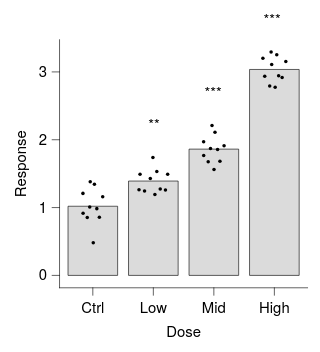

Vega-Lite specification for this chart:
### Vega-Lite specification from a JSON file in a GitHub repository (floating-point values rounded to 4 significant figures)
{"background": null, "config": {"arc": {"fill": "#DBDBDB", "fillOpacity": 1.0, "innerRadius": 25.0, "padAngle": 0.03, "stroke": "black", "strokeOpacity": 1, "strokeWidth": 0.25}, "area": {"fill": "#DBDBDB", "fillOpacity": 1.0, "stroke": "black", "strokeOpacity": 1, "strokeWidth": 0.25}, "axis": {"domain": true, "domainCap": "round", "domainColor": "black", "domainWidth": 0.25, "grid": false, "gridCap": "round", "gridColor": "#F1F1F1", "gridDash": [0, 0], "gridOpacity": 1.0, "gridWidth": 0.25, "labelColor": "black", "labelFont": "Helvetica Neue, HelveticaNeue, Helvetica, Arial, sans-serif", "labelFontSize": 6, "labelFontStyle": "normal", "labelFontWeight": 400, "offset": 0, "ticks": true, "tickCap": "round", "tickColor": "black", "tickRound": false, "tickSize": 3, "tickWidth": 0.25, "titleColor": "black", "titleFont": "Helvetica Neue, HelveticaNeue, Helvetica, Arial, sans-serif", "titleFontSize": 6, "titleFontStyle": "normal", "titleFontWeight": 400}, "axisX": {"domain": true, "labelAlign": "center", "labelAngle": 0, "labels": true, "ticks": true, "translate": 0}, "axisY": {"domain": true, "labelAlign": "right", "labelAngle": 0, "labels": true, "ticks": true, "translate": 0}, "axisRight": {"domain": true, "labelAlign": "left", "labelAngle": 0, "labels": true, "ticks": true, "translate": 0}, "axisTop": {"domain": true, "labelAlign": "center", "labelAngle": 0, "labels": true, "ticks": true, "translate": 0}, "axisBand": {"tickOffset": 0}, "bar": {"fill": "#DBDBDB", "fillOpacity": 1.0, "stroke": "black", "strokeOpacity": 1, "strokeWidth": 0.25}, "boxplot": {"size": 9.0, "ticks": {"cornerRadius": 0.25, "fill": "black", "opacity": 1, "size": 4.5, "thickness": 0.25}, "box": {"fillOpacity": 1.0, "stroke": "black", "strokeOpacity": 1, "strokeWidth": 0.25}, "median": {"cornerRadius": 0, "fill": "black", "fillOpacity": 1.0, "opacity": 1, "size": 9.0, "thickness": 0.25}, "rule": {"fill": "black", "fillOpacity": 1.0, "size": 10.0, "stroke": "black", "strokeDash": [0, 0], "strokeOpacity": 1, "strokeWidth": 0.25}, "outliers": {"color": "black", "fill": "black", "fillOpacity": 1.0, "size": 0, "stroke": "black", "strokeOpacity": 1, "strokeWidth": 0.25}}, "circle": {"fill": "black", "fillOpacity": 1.0, "size": 1.25, "stroke": null, "strokeOpacity": 1, "strokeWidth": 0.25}, "errorband": {"band": {"fillOpacity": 0.6, "stroke": null, "strokeWidth": 0.25, "strokeOpacity": 1}, "borders": {"opacity": 0, "strokeOpacity": 1, "strokeWidth": 0.25}}, "errorbar": {"opacity": 1, "rule": {"strokeDash": [0, 0], "strokeWidth": 0.25}, "ticks": {"color": "black", "cornerRadius": 0.125, "opacity": 1, "size": 6.0, "thickness": 0.25}, "thickness": 0.25}, "font": "Helvetica Neue, HelveticaNeue, Helvetica, Arial, sans-serif", "geoshape": {"fill": "#DBDBDB", "fillOpacity": 1.0, "stroke": "black", "strokeOpacity": 1, "strokeWidth": 0.25}, "header": {"labelColor": "black", "labelFont": "Helvetica Neue, HelveticaNeue, Helvetica, Arial, sans-serif", "labelFontSize": 6, "labelFontStyle": "normal", "labelFontWeight": 400, "titleColor": "black", "titleFont": "Helvetica Neue, HelveticaNeue, Helvetica, Arial, sans-serif", "titleFontSize": 6, "titleFontStyle": "normal", "titleFontWeight": 400, "titlePadding": 0}, "legend": {"disable": false, "offset": 4.5, "titlePadding": 4, "labelOffset": 2, "gradientLabelOffset": 2, "columnPadding": 4, "rowPadding": 2, "gradientLength": 50.0, "gradientThickness": 5.0, "gradientOpacity": 1.0, "gradientStrokeColor": "black", "gradientStrokeWidth": 0.25, "labelColor": "black", "labelFont": "Helvetica Neue, HelveticaNeue, Helvetica, Arial, sans-serif", "labelFontSize": 6, "labelFontStyle": "normal", "labelFontWeight": 400, "strokeColor": "black", "strokeWidth": 0, "symbolSize": 36, "symbolStrokeColor": "black", "symbolStrokeWidth": 0.25, "titleColor": "black", "titleFont": "Helvetica Neue, HelveticaNeue, Helvetica, Arial, sans-serif", "titleFontSize": 6, "titleFontStyle": "normal", "titleFontWeight": 400}, "line": {"color": "black", "stroke": "black", "strokeCap": "butt", "strokeDash": [0, 0], "strokeOpacity": 1, "strokeWidth": 0.5}, "point": {"filled": true, "fill": "#DBDBDB", "fillOpacity": 1.0, "size": 5.0, "stroke": "black", "strokeOpacity": 1, "strokeWidth": 0.25}, "range": {"category": ["#B2B2B2", "#4A7CD3", "#008542", "#664CAF", "#509F98", "#636363", "#284F93", "#005226", "#382864", "#285753"], "diverging": {"scheme": ["#443E60", "#5F597E", "#7C759B", "#9994B6", "#B7B4CC", "#D6D5DC", "#F6F6F6", "#D1DAD9", "#A4C2BF", "#7AA9A4", "#578E89", "#37736E", "#1B5954"]}, "heatmap": {"scheme": ["#440154", "#472270", "#433E82", "#38598C", "#2C728E", "#238A8D", "#24A086", "#39B578", "#5DC862", "#96D646", "#CAE02D", "#FDE724"]}, "ordinal": {"scheme": ["#F1F1F1", "#DBDBDB", "#C6C6C6", "#B2B2B2", "#9D9D9D", "#898989", "#767676", "#636363", "#515151", "#404040", "#2F2F2F", "#1F1F1F"]}, "ramp": {"scheme": ["#440154", "#472270", "#433E82", "#38598C", "#2C728E", "#238A8D", "#24A086", "#39B578", "#5DC862", "#96D646", "#CAE02D", "#FDE724"]}}, "rule": {"color": "black", "stroke": "black", "strokeCap": "round", "strokeDash": [2, 2], "strokeOpacity": 1, "strokeWidth": 0.25}, "scale": {"barBandPaddingInner": 0.1, "rectBandPaddingInner": 0, "tickBandPaddingInner": 0.1, "bandPaddingOuter": 0.1, "bandWithNestedOffsetPaddingInner": 0.2, "bandWithNestedOffsetPaddingOuter": 0.2, "offsetBandPaddingInner": 0, "offsetBandPaddingOuter": 0, "continuousPadding": 5.0, "round": false}, "rect": {"fill": "#DBDBDB", "fillOpacity": 1.0, "stroke": "black", "strokeOpacity": 1, "strokeWidth": 0.25}, "square": {"fill": "#DBDBDB", "fillOpacity": 1.0, "size": 10.0, "stroke": "black", "strokeOpacity": 1, "strokeWidth": 0.25}, "text": {"color": "black", "font": "Helvetica Neue, HelveticaNeue, Helvetica, Arial, sans-serif", "fontSize": 6, "fontStyle": "normal", "fontWeight": 400}, "tick": {"color": "black", "cornerRadius": 0.125, "opacity": 1.0, "size": 9.0, "thickness": 0.25}, "title": {"anchor": "middle", "frame": "group", "color": "black", "font": "Helvetica Neue, HelveticaNeue, Helvetica, Arial, sans-serif", "fontSize": 6, "fontStyle": "normal", "fontWeight": 400, "subtitleColor": "black", "subtitleFont": "Helvetica Neue, HelveticaNeue, Helvetica, Arial, sans-serif", "subtitleFontSize": 6, "subtitleFontStyle": "normal", "subtitleFontWeight": 400}, "trail": {"color": "black", "opacity": 1, "size": 0.5}, "view": {"continuousWidth": 100, "continuousHeight": 100, "discreteWidth": 100, "discreteHeight": 100, "fill": null, "stroke": null, "strokeWidth": 0.25}}, "layer": [{"mark": {"type": "bar", "size": 20.0}, "encoding": {"x": {"field": "dose", "sort": ["Ctrl", "Low", "Mid", "High"], "title": "Dose", "type": "nominal"}, "y": {"aggregate": "mean", "field": "response", "title": "Response", "type": "quantitative", "scale": {"nice": false}}}}, {"mark": {"type": "circle", "size": 2}, "encoding": {"x": {"field": "dose", "sort": ["Ctrl", "Low", "Mid", "High"], "title": "Dose", "type": "nominal"}, "xOffset": {"field": "quasirandom_x", "scale": {"domain": [-6.84, 6.84]}, "type": "quantitative"}, "y": {"field": "response", "type": "quantitative", "scale": {"nice": false}}}}, {"layer": [{"data": {"values": [{"y": 1.739, "label": "**", "__dysonsphere__": 1}]}, "mark": {"type": "text", "align": "center", "baseline": "bottom", "dy": -10.0, "fontSize": 6}, "encoding": {"text": {"field": "label", "type": "nominal"}, "x": {"value": 38.1}, "y": {"field": "y", "type": "quantitative", "scale": {"nice": false}}}}, {"data": {"values": [{"y": 2.211, "label": "***", "__dysonsphere__": 1}]}, "mark": {"type": "text", "align": "center", "baseline": "bottom", "dy": -10.0, "fontSize": 6}, "encoding": {"text": {"field": "label", "type": "nominal"}, "x": {"value": 61.9}, "y": {"field": "y", "type": "quantitative", "scale": {"nice": false}}}}, {"data": {"values": [{"y": 3.292, "label": "***", "__dysonsphere__": 1}]}, "mark": {"type": "text", "align": "center", "baseline": "bottom", "dy": -10.0, "fontSize": 6}, "encoding": {"text": {"field": "label", "type": "nominal"}, "x": {"value": 85.71}, "y": {"field": "y", "type": "quantitative", "scale": {"nice": false}}}}], "name": "__dysonsphere_8b8141bb5db324c2_35"}], "data": {"name": "data-107881c97ce83a8aa5e9de0b22f17440"}, "$schema": "https://vega.github.io/schema/vega-lite/v6.4.1.json", "datasets": {"data-107881c97ce83a8aa5e9de0b22f17440": [{"dose": "Ctrl", "response": 1.01, "quasirandom_x": -0.7785}, {"dose": "Ctrl", "response": 1.381, "quasirandom_x": -0.6519}, {"dose": "Ctrl", "response": 1.343, "quasirandom_x": 0.399}, {"dose": "Ctrl", "response": 0.8571, "quasirandom_x": 1.643}, {"dose": "Ctrl", "response": 0.9166, "quasirandom_x": -2.445}, {"dose": "Ctrl", "response": 0.8523, "quasirandom_x": -1.399}, {"dose": "Ctrl", "response": 1.16, "quasirandom_x": 2.484}, {"dose": "Ctrl", "response": 0.9843, "quasirandom_x": 1.005}, {"dose": "Ctrl", "response": 1.209, "quasirandom_x": -2.484}, {"dose": "Ctrl", "response": 0.4827, "quasirandom_x": 0.1128}, {"dose": "Low", "response": 1.739, "quasirandom_x": -0.1048}, {"dose": "Low", "response": 1.273, "quasirandom_x": 1.73}, {"dose": "Low", "response": 1.491, "quasirandom_x": 3.6}, {"dose": "Low", "response": 1.262, "quasirandom_x": -3.6}, {"dose": "Low", "response": 1.194, "quasirandom_x": 0.392}, {"dose": "Low", "response": 1.43, "quasirandom_x": -0.762}, {"dose": "Low", "response": 1.531, "quasirandom_x": 0.8723}, {"dose": "Low", "response": 1.243, "quasirandom_x": -2.21}, {"dose": "Low", "response": 1.257, "quasirandom_x": 3.043}, {"dose": "Low", "response": 1.492, "quasirandom_x": -3.34}, {"dose": "Mid", "response": 1.856, "quasirandom_x": 0.935}, {"dose": "Mid", "response": 1.676, "quasirandom_x": -1.418}, {"dose": "Mid", "response": 2.211, "quasirandom_x": -0.4617}, {"dose": "Mid", "response": 1.912, "quasirandom_x": 2.569}, {"dose": "Mid", "response": 1.562, "quasirandom_x": 0.0429}, {"dose": "Mid", "response": 1.872, "quasirandom_x": -0.8404}, {"dose": "Mid", "response": 1.969, "quasirandom_x": -2.569}, {"dose": "Mid", "response": 1.766, "quasirandom_x": -2.548}, {"dose": "Mid", "response": 1.682, "quasirandom_x": 1.528}, {"dose": "Mid", "response": 2.11, "quasirandom_x": 0.286}, {"dose": "High", "response": 3.251, "quasirandom_x": 0.6013}, {"dose": "High", "response": 2.935, "quasirandom_x": -2.42}, {"dose": "High", "response": 2.792, "quasirandom_x": -1.168}, {"dose": "High", "response": 3.108, "quasirandom_x": -0.6679}, {"dose": "High", "response": 3.201, "quasirandom_x": -2.878}, {"dose": "High", "response": 2.916, "quasirandom_x": 1.949}, {"dose": "High", "response": 3.153, "quasirandom_x": 2.878}, {"dose": "High", "response": 3.292, "quasirandom_x": -0.8196}, {"dose": "High", "response": 2.942, "quasirandom_x": 1.075}, {"dose": "High", "response": 2.772, "quasirandom_x": 0.2021}]}}
